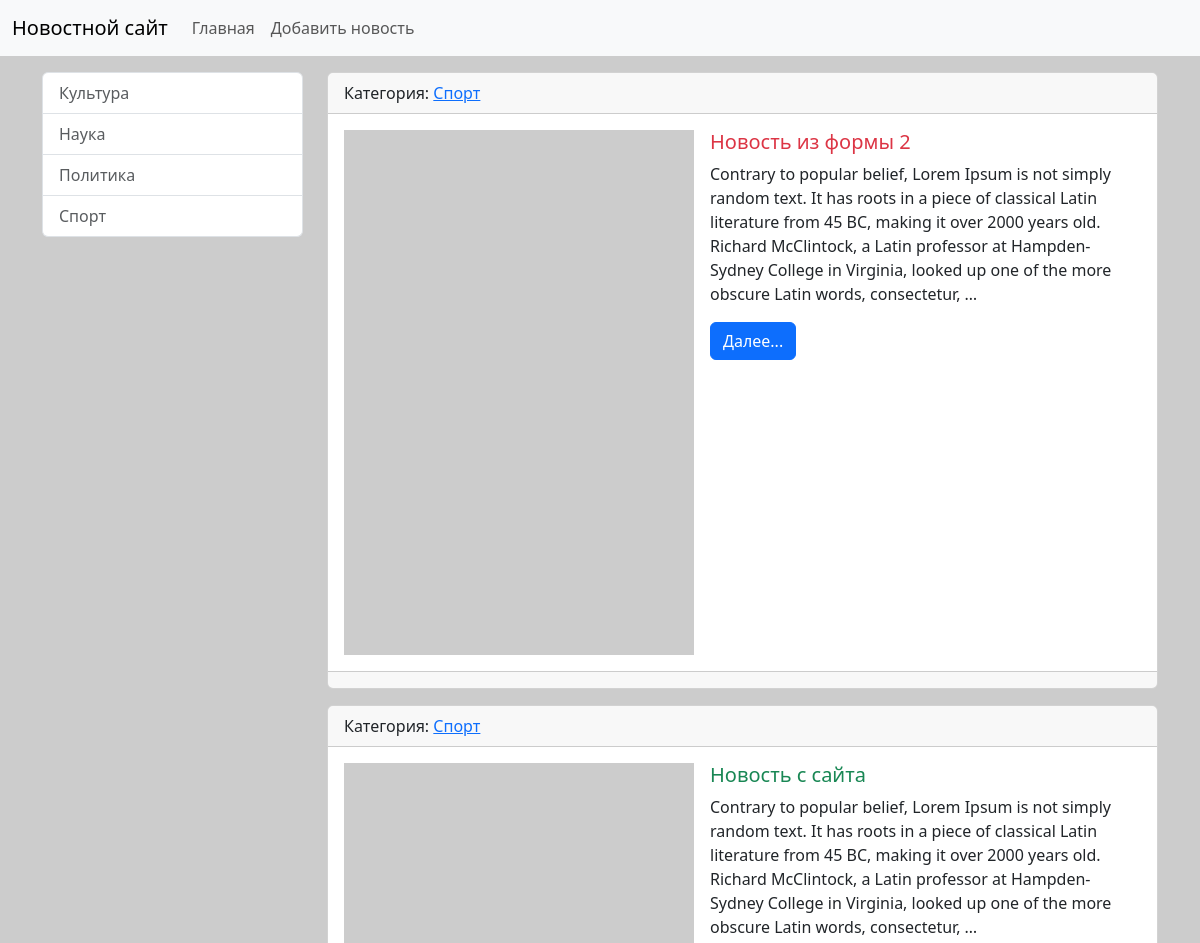
Before: / (upper part) with the older database file.
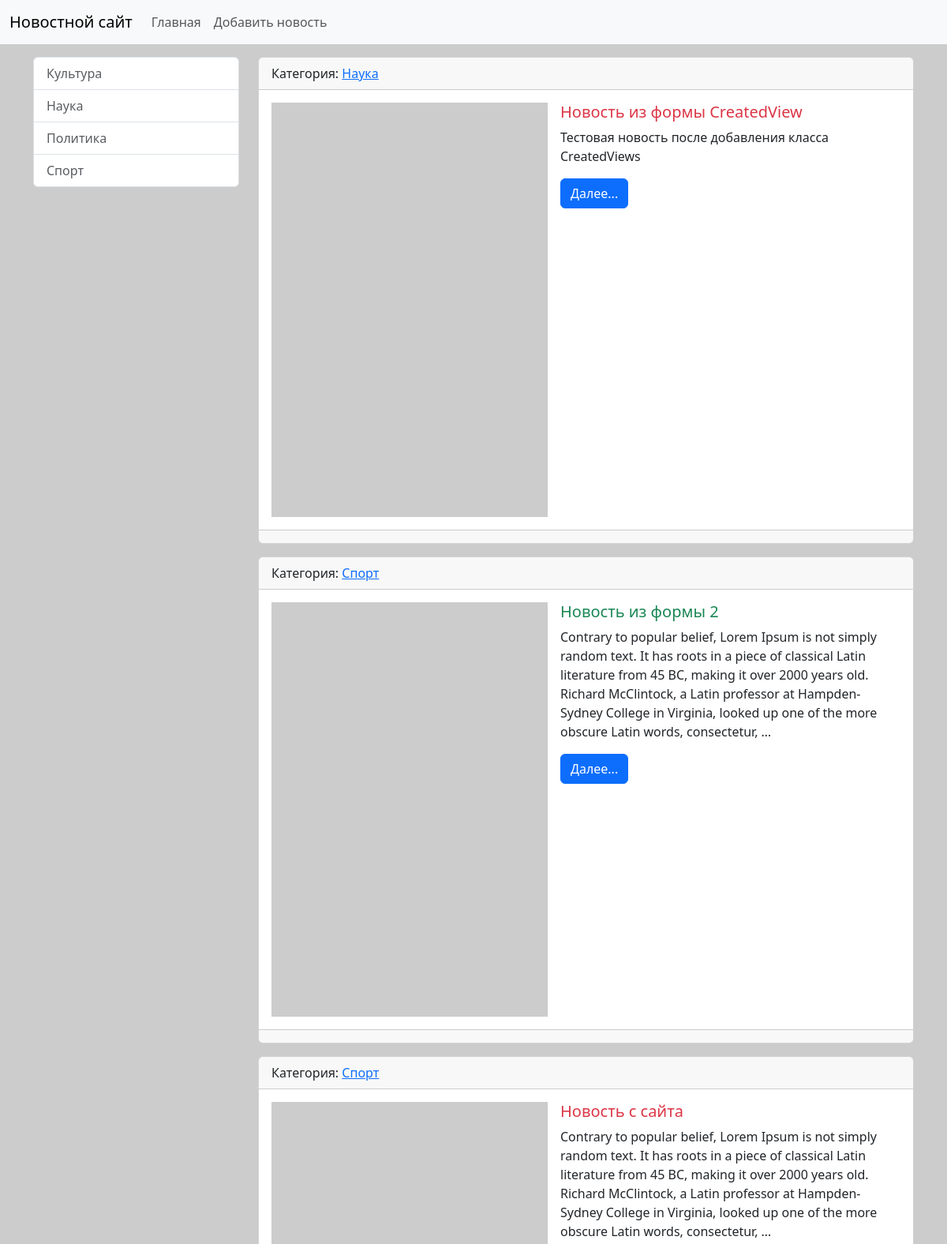
After: the same page with the newer database file.
### news/models.py (models this page shows, shortened)
class Category(models.Model):
    title = models.CharField(max_length=150, db_index=True, verbose_name = 'Наименование категории') # При наличии db_index поле индексируется и поиск полей в этой таблице / модели становится более быстрым
    def get_absolute_url(self): # Название этого метода должно быть именно таким, чтобы Django мог его распознать и использовать для получения URL-адреса объекта и это договорённость между разработчиками Django. Этот метод возвращает URL-адрес для конкретного объекта модели, который будет использовать. Также django автоматически ищет этот метод и если находит его, то в админ.панели автоматически появляется кнопка "смотреть на сайте", которая ведёт на соответствующую страницу на сайте. При другом названии метода кнопки не будет.
        return reverse('category', kwargs={"category_id": self.pk}) # Главное отличе этой фукнции от template tag в том, что она строит ссылку в python-файлах, а template tag - в html-шаблонах. Здесь мы используем имя маршрута 'category' и передаем параметр category_id, который равен первичному ключу (pk) текущего объекта категории. В результате функция reverse вернет URL-адрес для этой категории, который можно использовать в шаблонах или других частях приложения.
    class Meta:
        verbose_name = 'Категория'
        verbose_name_plural = 'Категории'
        ordering = ('title', )
    def __str__(self):
        return self.title

class News(models.Model):
    title = models.CharField(max_length=150, verbose_name="Наименование")
    content = models.TextField(blank=True, verbose_name="Содержание")
    created_at = models.DateTimeField(auto_now_add=True, verbose_name="Дата создания")
    updated_at = models.DateTimeField(auto_now=True, verbose_name="Дата редактирования")
    photo = models.ImageField(upload_to='photos/%Y/%m/%d', verbose_name="Фото", blank=True)
    is_published = models.BooleanField(default=True, verbose_name="Опубликовано")
    category = models.ForeignKey('Category', on_delete=models.PROTECT, verbose_name = 'Категория') # Модель можно указать двумя способами: ссылкой на модель (но только в том случае, если эта модель объявлена раньше, перед указанием foreign key в другой модели) или указав имя модели - 'Category'. null=True поставлен из-за того, что category и связь с category были добавлены после того, как в БД уже были добавлены новости без категории.
    class Meta:
        verbose_name = 'Новость'    # Это правильный перевод или наименование единственного числа объекта модели, с которой мы работаем
        verbose_name_plural = 'Новости' # Это правильный перевод или наименование множественного числа объектов модели, с которой мы работаем
        ordering = ['-created_at'] # Это параметр сортировки объектов модели, с которой мы работаем ("-" означает, что в обратном порядке)
    def get_absolute_url(self): # Благодаря этому методу при использовании класса CreatedView после создания новости происходит автоматический редирект на новую новость. Происходит это из-за того, что этот метод назван именно так и django именно такое название ожидает в некоторых местах. И именно в момент добавления объекта через CreatedView django смотрит, есть ли у модели News (к этой модели подвязана форма) метод get_absolute_url и если есть, то он его использует для постоения ссылки, на которую нужно сделать редирект. Теперь, при классе CreateNews от класса CreateView, если этого метода не будет, то будет ошибка о том, что нет url, на который надо сделать редирект
        return reverse('view_news', kwargs={"pk": self.pk})

### news/views.py (the view)
# urls.py: path('', HomeNews.as_view(), name='home'),    # Это маршрут для переопределнного класса HomeNews
class HomeNews(ListView):   # В этом классе мы будем переопределять некоторые атрибуты, которые есть у родительских классов
    model = News    # Здесь определялется модель, с которой мы будем работать. По сути это замена строки news = News.objects.all()
    template_name = 'news/home_news_list.html'  # Так указывается новое имя шаблона, с которым мы хотим работать
    context_object_name = 'news' # Так указывается другой объект, данные из которого мы хотим получать
    def get_context_data(self, **kwargs):   # Этот метод используется для переопределения динамически изменяющихся данных
        context = super().get_context_data(**kwargs)  # Определяем переменую context и берём из неё то, что возвращает нам родительский метод. Так мы сохранили все данные, которые до переопределения метода были
        context['title'] = 'Главная страница'
        return context
    def get_queryset(self): #Тут мы поправляем деволтный запрос, который отправляет и выбирает всё, на запрос, который фильтрует данные по признаку. В данном случае выбираются новости, которые опубликованы.
        return News.objects.filter(is_published = True)

### news/templatetags/news_tags.py (called while the page is built)
@register.inclusion_tag('news/list_categories.html')
def show_categories():    # Можно передавать дополнительные параметры (def show_categories(arg1='Hello', arg2='World')
    categories = Category.objects.all()
    return {"categories": categories}   # При передачи доп. параметров в функцию return должен выглядеть с из возвратом, чтобы увидеть их значения return {"categories": categories, "arg1": arg1, "arg2": arg2}

### news/templates/news/home_news_list.html (shortened to what this page needs)
 {% extends 'base.html' %}
{% block sidebar %}
{% include 'include/_sidebar.html' %}
{% endblock %}
{% block content %}
{% for item_news in news %}
    <div class="card mb-3">
        <div class="card-header">
            Категория: <a href="{{ item_news.category.get_absolute_url }}">{{ item_news.category }}</a>
        </div>
        <div class="card-body">
            <div class="d-flex align-items-start" style="min-height: 300px;">
                {% if item_news.photo %}
                    <img src="{{ item_news.photo.url }}" alt="" width="350" class="flex-shrink-0 me-3">
                {% else %}
                    <img src="https://picsum.photos/seed/picsum/200/300" alt="" width="350" class="flex-shrink-0 me-3">
                {% endif %}
                <div class="flex-grow-1">
                    <div class="media-body">
                        <h5 class="card-title {% cycle 'text-danger' 'text-success' %}">{{ item_news.title }}</h5>
                        <p class="card-text">{{ item_news.content|truncatewords:50 }}</p>
                        <a href="{{ item_news.get_absolute_url }}" class="btn btn-primary">Далее...</a>
                    </div>
                </div>
            </div>
        </div>
        <div class="card-footer text-body-secondary">
        </div>
    </div>
{% empty %}
    Больше новостей нет.
{% endfor %}
{% endblock  %}

### templates/base.html (shortened to what this page needs)
{% load static %}
<!doctype html>
<html lang="en">
<head>
    <link  rel="stylesheet" href="{% static 'bootstrap/css/bootstrap.min.css' %}">
    <link  rel="stylesheet" href="{% static 'css/style.css' %}">
</head>
<body>
{% include 'include/_nav.html' %}
<div class="container mt-3">
    <div class="row">
        <div class="col-md-3">
            {% block sidebar %}SIDEBAR{% endblock %}
        </div>
        <div class="col-md-9">
            {% block content %}CONTENT{% endblock %}
        </div>
</div>
</body>
</html>

### templates/include/_nav.html (shortened to what this page needs)
<nav class="navbar navbar-expand-lg bg-body-tertiary">
    <div class="container-fluid">
        <a class="navbar-brand" href="{% url 'home' %}">Новостной сайт</a>
        <div class="collapse navbar-collapse" id="navbarSupportedContent">
            <ul class="navbar-nav me-auto mb-2 mb-lg-0">
                <li class="nav-item"><a class="nav-link" href="{% url 'home' %}">Главная</a></li>
                <li class="nav-item"><a class="nav-link" href="{% url 'add_news' %}">Добавить новость</a></li>
            </ul>
        </div>
    </div>
</nav>

### templates/include/_sidebar.html (shortened to what this page needs)
{% load news_tags %}  {% show_categories %}

### news/templates/news/list_categories.html
<div class="list-group">
  {% for item_category in categories %}
    <a href="{{ item_category.get_absolute_url }}" class="list-group-item list-group-item-action" aria-current="true" >{{ item_category.title }}</a >
  {% empty %}
    <p class="text-muted">Категорий нет.</p>
  {% endfor %}
</div>

### education/static/css/style.css (style rules this page uses)
body { background-color: #ccc; }

Changed rows visible on the page:
added News: category "Наука", title "Новость из формы CreatedView", content "Тестовая новость после добавления класса CreatedViews"
